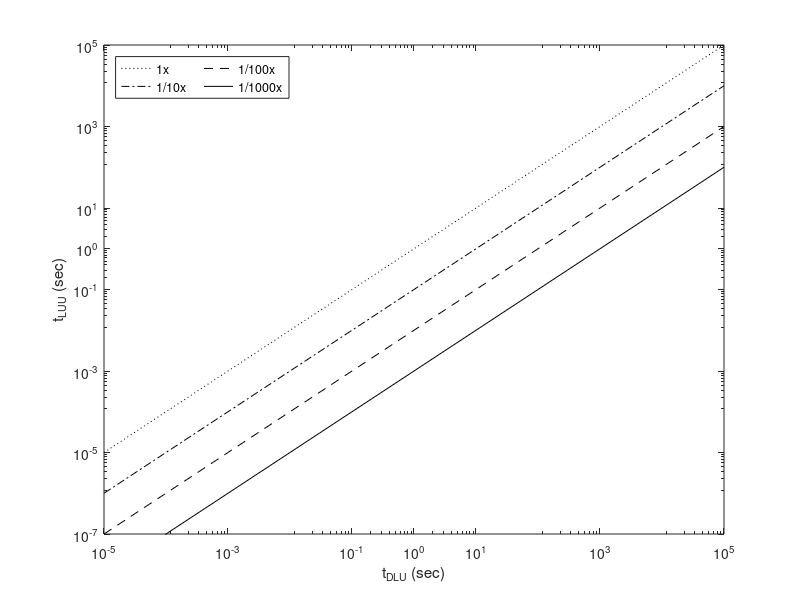
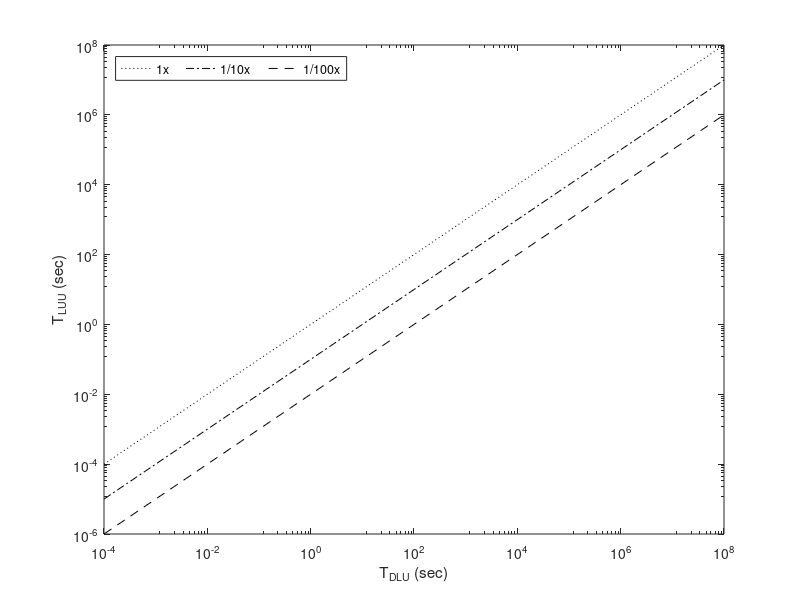

These charts were generated, in order, by the following MATLAB code: (Note: this script raises an error after producing the figures.)
close all
clc
clear all
list = dir('../LPnetlib/*.txt');

max_ratio = 0;
min_ratio = 1;
max_lp_ratio = 10;
min_lp_ratio = 10;
k = 0;
t1_all = [];
t3_all = [];
LU1 = [];
LU3 = [];
plotColors = jet(length(list));
% plotColors = hsv(length(list));

figure(50);
%title('factorization/updating time over updating time');
loglog([10^-5,10^5],[10^-5,10^5],'LineStyle',':','Color','k');
line([10^-5,10^5],[10^-6,10^4],'LineStyle','-.','Color','k');
line([10^-5,10^5],[10^-7,10^3],'LineStyle','--','Color','k');
line([10^-5,10^5],[10^-8,10^2],'LineStyle','-','Color','k');
xlim([10^-5, 10^5]);
xticks([10^-5, 10^-3, 10^-1,10^0,10^1,10^3,10^5]);
ylim([10^-7, 10^5]);
yticks([10^-7, 10^-5, 10^-3, 10^-1,10^0,10^1,10^3,10^5]);
xlabel("t_{DLU} (sec)");
ylabel("t_{LUU} (sec)");
legend('1x','1/10x','1/100x','1/1000x','Location','northwest','NumColumns',2);
hold on

figure(51);
loglog([10^-4,10^8],[10^-4,10^8],'LineStyle',':','Color','k');
line([10^-4,10^8],[10^-5,10^7],'LineStyle','-.','Color','k');
line([10^-4,10^8],[10^-6,10^6],'LineStyle','--','Color','k');
xlabel("T_{DLU} (sec)");
ylabel("T_{LUU} (sec)");
legend('1x','1/10x','1/100x','Location','northwest','NumColumns',3);
ylim([10^-6, 10^8]);
yticks([10^-6, 10^-4, 10^-2,10^0,10^2,10^4,10^6, 10^8]);
xlim([10^-4, 10^8]);
xticks([10^-4, 10^-2, 10^0, 10^2,10^4,10^6,10^8]);
hold on

    
for i = 1:length(list)
%     list(i).name
    fRead = fopen(strcat('../LPnetlib/',list(i).name), 'r');
    A = fscanf(fRead, '%f %f %f %d %d %d %d %f %d %d %d %d %f %d %d %d %d',[17, Inf]);
    fclose(fRead);
    
    if sum(A(13,:))~=0
        k=k+1;
        t1(k) = sum(A(3,:));
        t1_all = cat(2, t1_all, A(3,:));
        LU1 = cat(2, LU1, A(4,:)+A(6,:));
        %t2(k) = sum(A(8,2:end));
        t3(k) = sum(A(13,:));
        t3_all = cat(2, t3_all, A(13,:));
        LU3 = cat(2, LU3, A(14,:)+A(16,:));
    else
        i
    end
    if max_lp_ratio < t1(k)/t3(k)
        max_lp_ratio = t1(k)/t3(k);
        max_lp_index = i;
    end
    if min_lp_ratio > t1(k)/t3(k)
        min_lp_ratio = t1(k)/t3(k);
        min_lp_index = i;
    end

    for j = 1:size(A,2)
        if A(13,j)~=0 && max_ratio < A(3,j)/A(13,j)
            max_ratio = A(3,j)/A(13,j);
            max_index = i;
        end
        if A(13,j)~=0 && min_ratio > A(3,j)/A(13,j)
            min_ratio = A(3,j)/A(13,j);
            min_index = i;
        end
    end
    %max_ratio
    
    t1_case = A(3,:);
    t3_case = A(13,:);
    nt1_case = t1_case(t1_case.*t3_case ~= 0);
    nt3_case = t3_case(t1_case.*t3_case ~= 0);
    thisColor = plotColors(length(list)-i+1, :);
    figure(50);
    %title('factorization/updating time over updating time');
    h=scatter(nt1_case,nt3_case, 6,'MarkerEdgeColor',thisColor,...
              'MarkerFaceColor','k',...
              'LineWidth',0.5);
    h.Annotation.LegendInformation.IconDisplayStyle = 'off';
    
    
    figure(51);
    %title('factorization/updating time over updating time');
    %h=loglog(t1(k),t3(k),'.', 'Color', thisColor,'MarkerSize',20);
    h=scatter(t1(k),t3(k), 18,'MarkerEdgeColor',thisColor,...
              'MarkerFaceColor','k',...
              'LineWidth',1.5);
    h.Annotation.LegendInformation.IconDisplayStyle = 'off';
end
fprintf("worst ratio for one iteration\n");
min_ratio
list(min_index).name
fprintf("best ratio for one iteration\n");
max_ratio
list(max_index).name
fprintf("worst ratio for one lp\n");
min_lp_ratio
list(min_lp_index).name
fprintf("best ratio for one lp\n");
max_lp_ratio
list(max_lp_index).name

figure(101)
loglog(LU1./LU3,t1_all./t3_all,'b.');

% figure(1);
% semilogy(1:k,t1./t3,'r-o');
% %title('factorization/updating time over updating time');
% xticks(0: 10: 80);
% xlabel("case index");
% ylabel("time ratio");
% hold on
% semilogy(1:k,t2./t3,'b-o');
% semilogy(1:k,t3./t3,'g-o');
% legend('t_{DLU}','t_{lb}','t_{LUU}');

figure(3);
%title('factorization/updating time over updating time');
loglog(t1,t1);
ylim([10^-6, 10^8]);
yticks([10^-6, 10^-4, 10^-2,10^0,10^2,10^4,10^6, 10^8]);
xlim([10^-4, 10^8]);
xticks([10^-4, 10^-2, 10^0, 10^2,10^4,10^6,10^8]);
hold on
loglog(t1,t1/10);
loglog(t1,t1/100);
loglog(t1,t3,'b.');
xlabel("T_{DLU} (sec)");
ylabel("T_{LUU} (sec)");
legend('1x','1/10x','1/100x');

%===================================================================
% ratio = t1./t3;
% [B, I]=sort(ratio);
% numbin=20;
% maxratio = max(ratio);
% if round(maxratio,-ceil(log10(maxratio))+1) < maxratio
%     maxratio = round(maxratio,-ceil(log10(maxratio))+1)+10^(ceil(log10(maxratio))-1);
% else
%     maxratio = round(maxratio,-ceil(log10(maxratio))+1);
% end
% minratio = 0;
% binsize = (maxratio-minratio)/numbin;
% bins = minratio:binsize:maxratio;
% [t1_avg, t3_avg,bin_center,bin_count] = compute_avr_per_bin(t1, t3, bins);
% 
% figure(4);
% xlabel('time ratio for update/direct');
% yyaxis left
% h1=semilogy(ratio(I),t3(I), 'b-o');
% hold on;
% h2=semilogy(ratio(I),t1(I), 'r-*');
% ylabel('run time');
% 
% yyaxis right
% histogram(ratio,bins)
% ylabel('number of LP problems')
% legend('LU update','direct LU');
% 
% hold off
% 
% figure(5);
% xlabel('time ratio for update/direct');
% yyaxis left
% semilogy(bin_center,t3_avg, 'b-o');
% hold on;
% semilogy(bin_center,t1_avg, 'r-*');
% ylabel('run time');
% 
% yyaxis right
% histogram(ratio,bins)
% ylabel('number of LP problems')
% legend('LU update','direct LU');
% 
% hold off

%----------------------------------------------------------

% numbin=200;
% binsize = (maxratio-minratio)/numbin;
% bins = minratio:binsize:maxratio;
% [t1_avg, t3_avg,bin_center,bin_count] = compute_avr_per_bin(t1, t3, bins);
% 
% figure(6);
% xlabel('time ratio for update/direct');
% yyaxis left
% semilogy(ratio(I),t3(I), 'b-o');
% hold on;
% semilogy(ratio(I),t1(I), 'r-*');
% ylabel('run time');
% 
% yyaxis right
% histogram(ratio,bins)
% ylabel('number of LP problems')
% legend('LU update','direct LU');
% 
% hold off
% 
% figure(7);
% xlabel('time ratio for update/direct');
% yyaxis left
% semilogy(bin_center,t3_avg, 'b-o');
% hold on;
% semilogy(bin_center,t1_avg, 'r-*');
% ylabel('run time');
% 
% yyaxis right
% histogram(ratio,bins)
% ylabel('number of LP problems')
% 
% legend('LU update','direct LU');
% hold off

%===================================================================
% nt3=t3_all(t3_all~=0);
% nt1=t1_all(t3_all~=0);
% ratio = nt1./nt3;
% [B, I]=sort(ratio);
% numbin=20;
% maxratio = max(ratio);
% if round(maxratio,-ceil(log10(maxratio))+1) < maxratio
%     maxratio = round(maxratio,-ceil(log10(maxratio))+1)+10^(ceil(log10(maxratio))-1);
% else
%     maxratio = round(maxratio,-ceil(log10(maxratio))+1);
% end
% minratio = 0;
% binsize = (maxratio-minratio)/numbin;
% bins = minratio:binsize:maxratio;
% [t1_avg, t3_avg,bin_center,bin_count] = compute_avr_per_bin(nt1, nt3, bins);
% 
% figure(8);
% xlabel('time ratio for update/direct');
% yyaxis left
% semilogy(ratio(I),nt3(I), 'b-o');
% hold on;
% semilogy(ratio(I),nt1(I), 'r-*');
% ylabel('run time');
% 
% yyaxis right
% histogram(ratio,bins)
% ylabel('number of updates/factorizations')
% legend('LU update','direct LU');
% 
% hold off
% 
% figure(9);
% xlabel('time ratio for update/direct');
% yyaxis left
% semilogy(bin_center,t3_avg, 'b-o');
% hold on;
% semilogy(bin_center,t1_avg, 'r-*');
% ylabel('run time');
% 
% yyaxis right
% histogram(ratio,bins)
% ylabel('number of updates/factorizations')
% 
% legend('LU update','direct LU');
% hold off

%----------------------------------------------------------

% numbin=200;
% binsize = (maxratio-minratio)/numbin;
% bins = minratio:binsize:maxratio;
% [t1_avg, t3_avg,bin_center,bin_count] = compute_avr_per_bin(nt1, nt3, bins);
% 
% figure(10);
% xlabel('time ratio for update/direct');
% yyaxis left
% semilogy(ratio(I),nt3(I), 'b-o');
% hold on;
% semilogy(ratio(I),nt1(I), 'r-*');
% ylabel('run time');
% 
% yyaxis right
% histogram(ratio,bins)
% ylabel('number of updates/factorizations')
% 
% legend('LU update','direct LU');
% hold off
% 
% figure(11);
% xlabel('time ratio for update/direct');
% yyaxis left
% semilogy(bin_center,t3_avg, 'b-o');
% hold on;
% semilogy(bin_center,t1_avg, 'r-*');
% ylabel('run time');
% 
% yyaxis right
% histogram(ratio,bins)
% ylabel('number of updates/factorizations')
% 
% legend('LU update','direct LU');
% hold off

%********************************log bin***********************************

ratio = t1./t3;
[B, I]=sort(ratio);
%bins = [1,2,5,10,20,50,100,200,500];
bins=2.^(0:8);
[t1_avg, t3_avg,bin_center,bin_count_lp] = compute_avr_per_bin(t1, t3, bins);

% figure(14);
% xlabel('time ratio for update/direct');
% yyaxis left
% h1=semilogy(ratio(I),t3(I), 'b-o');
% hold on;
% h2=semilogy(ratio(I),t1(I), 'r-*');
% ylabel('run time');
% 
% yyaxis right
% histogram(ratio,bins)
% ylabel('number of LP problems')
% legend('LU update','direct LU');
% set(gca, "XScale", "log")
% 
% hold off

figure(15);
xticks(10.^(0: 3) );
xlabel('time ratio for T_{DLU}/T_{LUU}');
yyaxis left
h=histogram(ratio,bins);
h.Annotation.LegendInformation.IconDisplayStyle = 'off';
%semilogy(bin_center,bin_count, 'y-+');
ylabel('number of LP problems')

yyaxis right
semilogy(bin_center,t1_avg, ':*','LineWidth',1.5,'MarkerSize',8);
hold on;
semilogy(bin_center,t3_avg, '--o','LineWidth',1.5);
ylim([10^-2, 10^6]);
ylabel('average time (sec)');
legend('T_{DLU}','T_{LUU}');
set(gca, "XScale", "log")

hold off
fprintf("number of lp for each bin\n");
bin_count_lp
bin_count_lp/length(list)

%===================================================================
nt3=t3_all(t3_all.*t1_all~=0);
nt1=t1_all(t3_all.*t1_all~=0);
ratio = nt1./nt3;
[B, I]=sort(ratio);
%bins = [0.05,0.1,0.2,0.5,1,2,5,10,20,50,100,200,500,1000,2000,5000,10000,20000];
bins = 2.^(-2:20);
[t1_avg, t3_avg,bin_center,bin_count] = compute_avr_per_bin(nt1, nt3, bins);

% figure(18);
% xlabel('time ratio for update/direct');
% yyaxis left
% semilogy(ratio(I),nt3(I), 'b-o');
% ylim([10^-2, 10^6]);
% hold on;
% semilogy(ratio(I),nt1(I), 'r-*');
% ylabel('run time');
% 
% yyaxis right
% histogram(ratio,bins)
% ylabel('number of updates/factorizations')
% legend('LU update','direct LU');
% set(gca, "XScale", "log")
% 
% hold off

figure(19);
xlim([10^-1, 10^7]);
xticks([10^-1,10^0,10,10^3,10^5,10^7] );
xlabel('time ratio for t_{DLU}/t_{LUU}');
yyaxis left
h=histogram(ratio,bins);
h.Annotation.LegendInformation.IconDisplayStyle = 'off';
ax = gca;
ax.YAxis(1).Exponent = 2;
ylabel('number of column replacements')
ylim([0, 1800]);
yticks([0, 300, 600, 900,1200,1500,1800]);

yyaxis right
semilogy(bin_center,t1_avg, ':*','LineWidth',1.5,'MarkerSize',8);
hold on;
semilogy(bin_center,t3_avg, '--o','LineWidth',1.5);
ylabel('average time (sec)');
ylim([10^-2, 10^6]);
yticks([10^-2, 10^0, 10^2, 10^4,10^6]);
legend('t_{DLU}','t_{LUU}');
set(gca, "XScale", "log")
hold off
fprintf("number of iteration for each bin\n");
bin_count
bin_count/length(nt1)


figure(2);
%title('factorization/updating time over updating time');
h=loglog(nt1,nt3,'b.');
h.Annotation.LegendInformation.IconDisplayStyle = 'off';
xlim([10^-5, 10^5]);
xticks([10^-5, 10^-3, 10^-1,10^0,10^1,10^3,10^5]);
ylim([10^-7, 10^5]);
yticks([10^-7, 10^-5, 10^-3, 10^-1,10^0,10^1,10^3,10^5]);
hold on
loglog(nt1,nt1);
loglog(nt1,nt1/10);
loglog(nt1,nt1/100);
xlabel("t_{DLU} (sec)");
ylabel("t_{LUU} (sec)");
legend('1x','1/10x','1/100x');

fprintf("fix font size = 14 points\n");
fprintf("check expand axis to fill figure\n");
